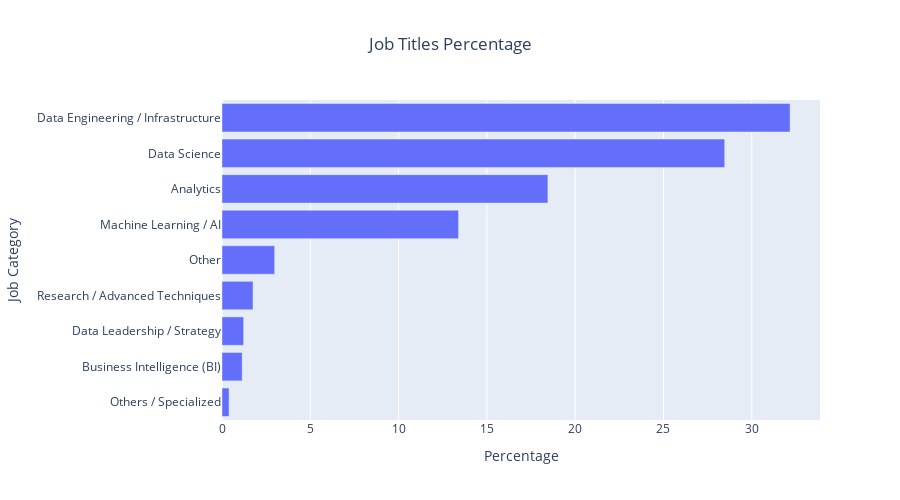

The notebook cell this image was saved under:
### Code cell
# Calculate value counts in percentage and sort
value_counts = data['job_category'].value_counts(normalize=True) * 100
value_counts = value_counts.sort_values(ascending=True)


# Create a horizontal bar chart using Plotly Express
fig = px.bar(
    value_counts, 
    x=value_counts.values,
    y=value_counts.index, 
    orientation='h', 
    labels={'x': 'Percentage', 'index': 'Job Category'},
    title='Job Titles Percentage'
)

# Update layout for better readability
fig.update_layout(
    xaxis_title='Percentage',
    yaxis_title='Job Category',
    title_x=0.5,  # Center the title
    height=500,   # Adjust height based on the number of categories
)

# Show the plot
fig.show()

### Figure 1 — Plotly figure (JSON) as saved in the notebook; plotly's stock layout.template omitted (floating-point values rounded to 4 significant figures)
{"data": [{"alignmentgroup": "True", "hovertemplate": "Percentage=%{x}<br>job_category=%{y}<extra></extra>", "legendgroup": "", "marker": {"color": "#636efa", "pattern": {"shape": ""}}, "name": "", "offsetgroup": "", "orientation": "h", "showlegend": false, "textposition": "auto", "type": "bar", "x": [0.3995, 1.145, 1.225, 1.758, 2.983, 13.4, 18.46, 28.47, 32.17], "xaxis": "x", "y": ["Others / Specialized", "Business Intelligence (BI)", "Data Leadership / Strategy", "Research / Advanced Techniques", "Other", "Machine Learning / AI", "Analytics", "Data Science", "Data Engineering / Infrastructure"], "yaxis": "y"}], "layout": {"barmode": "relative", "height": 500, "legend": {"tracegroupgap": 0}, "title": {"text": "Job Titles Percentage", "x": 0.5}, "xaxis": {"anchor": "y", "domain": [0, 1], "title": {"text": "Percentage"}}, "yaxis": {"anchor": "x", "domain": [0, 1], "title": {"text": "Job Category"}}}}
